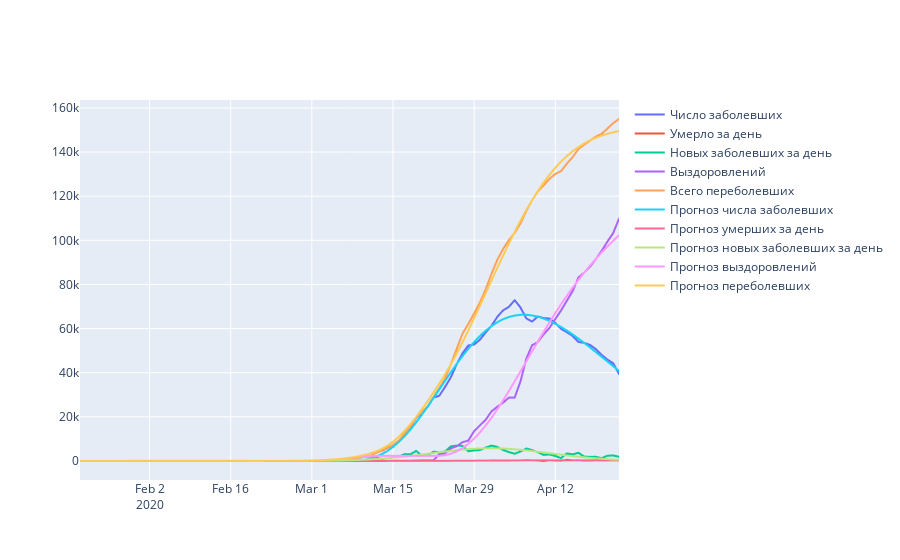

The notebook cell saved with this chart:
### Code cell
#Визуализация для второго смешенного случая
import numpy as np

x = [datetime.datetime(year=2020, month=1, day=21)]
for i in range(len(recs)):
    x.append(x[-1]+datetime.timedelta(days=1))

n_f = np.zeros(shape=(len(inf),))
for i in range(len(n_f)):
    n_f[i] = max(0,(x_pred2.x[1]*((i-x_pred2.x[0])**(x_pred2.x[2]-1)*
                  ((math.e**(-(i-x_pred2.x[0])/x_pred2.x[3]))/(x_pred2.x[3]**x_pred2.x[2]*
                                                             gamma(x_pred2.x[2]))))).real)

n_d = np.zeros(shape=(len(dead_inc),))
for i in range(len(n_d)):
    n_d[i] = x_pred2.x[5]*math.e**(-x_pred2.x[6]*((i-x_pred2.x[4])**2))

n_c = np.zeros(shape=(len(inc),))
for i in range(len(n_c)):
    n_c[i] = x_pred2.x[8]*math.e**(-x_pred2.x[9]*((i-x_pred2.x[7])**2))
    
n_r = np.zeros(shape=(len(recs),))
for i in range(len(n_r)):
    n_r[i] = calculate_recs2(i,x_pred2.x[0],x_pred2.x[1],x_pred2.x[2],x_pred2.x[3],x_pred2.x[4],
                             x_pred2.x[5],x_pred2.x[6],x_pred2.x[7],x_pred2.x[8],x_pred2.x[9])

n_t = np.zeros(shape=(len(total),))
for i in range(len(n_t)):
    n_t[i]=0
    for j in range(i+1):
        deads=0
        for k in range(j+1):
            deads+=x_pred2.x[5]*math.e**(-x_pred2.x[6]*((k-x_pred2.x[4])**2))
    n_t[i] += (max(0,(x_pred2.x[1]*((i-x_pred2.x[0])**(x_pred2.x[2]-1)*
                  ((math.e**(-(i-x_pred2.x[0])/x_pred2.x[3]))/(x_pred2.x[3]**x_pred2.x[2]*
                                                             gamma(x_pred2.x[2]))))).real) + 
                calculate_recs2(i,x_pred2.x[0],x_pred2.x[1],x_pred2.x[2],x_pred2.x[3],x_pred2.x[4],
                             x_pred2.x[5],x_pred2.x[6],x_pred2.x[7],x_pred2.x[8],x_pred2.x[9])+
                deads)  


fig = go.Figure()
fig.add_trace(go.Scattergl(
    x=x,
    y = inf,
    name = 'Число заболевших',
))
fig.add_trace(go.Scattergl(
    x=x,
    y = dead_inc,
    name = 'Умерло за день',
))
fig.add_trace(go.Scattergl(
    x=x,
    y = inc,
    name = 'Новых заболевших за день',
))
fig.add_trace(go.Scattergl(
    x=x,
    y = recs,
    name = 'Выздоровлений',
))
fig.add_trace(go.Scattergl(
    x=x,
    y = total,
    name = 'Всего переболевших',
))
fig.add_trace(go.Scattergl(
    x=x,
    y = n_f,
    name = 'Прогноз числа заболевших',
))
fig.add_trace(go.Scattergl(
    x=x,
    y = n_d,
    name = 'Прогноз умерших за день',
))
fig.add_trace(go.Scattergl(
    x=x,
    y = n_c,
    name = 'Прогноз новых заболевших за день',
))
fig.add_trace(go.Scattergl(
    x=x,
    y = n_r,
    name = 'Прогноз выздоровлений',
))
fig.add_trace(go.Scattergl(
    x=x,
    y = n_t,
    name = 'Прогноз переболевших',
))
